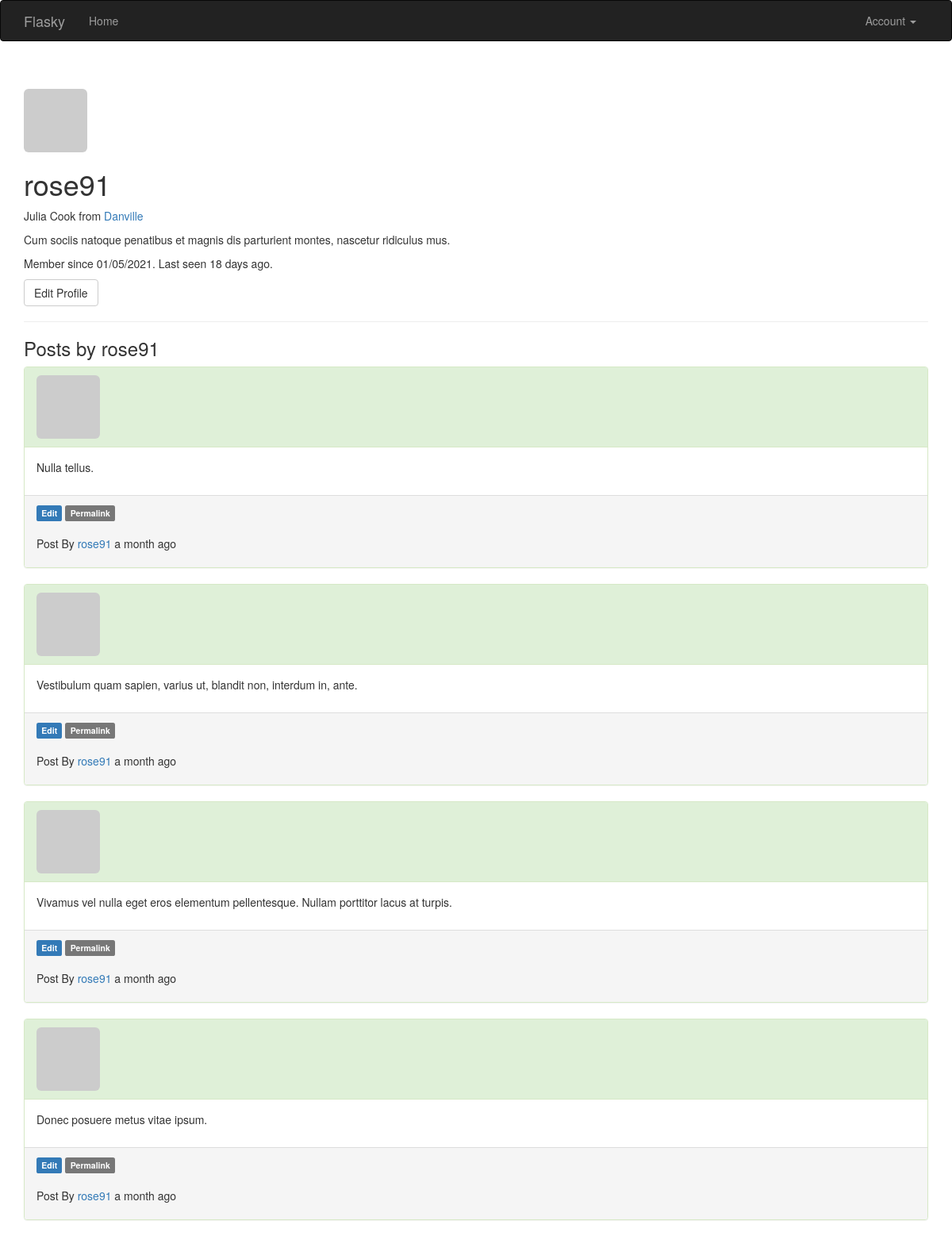
/user/rose91 (signed in), run on the app's committed database.
### app/models.py (models this page shows, shortened)
class User(UserMixin, db.Model):
    __tablename__ = 'users'
    id = db.Column(db.Integer, primary_key=True)
    email = db.Column(db.String(64), unique=True, index=True)
    username = db.Column(db.String(64), unique=True, index=True)
    role_id = db.Column(db.Integer, db.ForeignKey('roles.id'))
    password_hash = db.Column(db.String(128))
    confirmed = db.Column(db.Boolean, default=False)
    posts = db.relationship('Post', backref='author', lazy='dynamic')
    name = db.Column(db.String(64))
    location = db.Column(db.String(64))
    about_me = db.Column(db.Text())
    member_since = db.Column(db.DateTime(), default=datetime.utcnow)
    last_seen = db.Column(db.DateTime(), default=datetime.utcnow)
    avatar_hash = db.Column(db.String(32))
    @property
    def password(self):
        raise AttributeError('password is not a readable attribute')
    def can(self, perm):
        return self.role is not None and self.role.has_permission(perm)
    def is_administrator(self):
        return self.can(Permission.ADMIN)
    def ping(self):
        self.last_seen = datetime.utcnow()
        db.session.add(self)
        db.session.commit()
    def gravatar_hash(self):
        return hashlib.md5(self.email.lower().encode('utf-8')).hexdigest()
    def gravatar(self, size=100, default='identicon', rating='g'):
        url = 'https://secure.gravatar.com/avatar'
        if self.avatar_hash is None:
            imghash = self.gravatar_hash()
        else:
            imghash = self.avatar_hash
            self.avatar_hash = imghash
            db.session.add(self)
            db.session.commit()
        return '{url}/{hash}?s={size}&d={default}&r={rating}'.format(
            url=url, hash=imghash, size=size, default=default, rating=rating)

class Post(db.Model):
    __tablename__ = 'posts'
    id = db.Column(db.Integer, primary_key=True)
    body = db.Column(db.Text)
    body_html = db.Column(db.Text)
    timestamp = db.Column(db.DateTime, index=True, default=datetime.utcnow())
    author_id = db.Column(db.Integer, db.ForeignKey('users.id'))

### app/main/views.py (the view)
@main.route('/user/<username>')
def user(username):
    user = User.query.filter_by(username=username).first()
    if user is None:
        abort(404)
    posts = user.posts.order_by(Post.timestamp.desc()).all()
    return render_template('user.html', user=user, posts=posts)

### app/auth/views.py (called while the page is built)
@auth.before_app_request
def before_request():
    if current_user.is_authenticated:
        current_user.ping()
        if not current_user.confirmed \
                and request.endpoint \
                and request.blueprint != 'auth' \
                and request.endpoint != 'static':
            return redirect(url_for('auth.unconfirmed'))

### app/main/__init__.py (called while the page is built)
@main.app_context_processor
def inject_permissions():  # 能让变量在所有模板中全局可访问
    return dict(Permission=Permission,
                current_time=datetime.utcnow())

### app/models.py (called while the page is built)
@login_manager.user_loader
def load_user(user_id):
    return User.query.get(int(user_id))

    def has_permission(self, perm):
        return self.permissions & perm == perm

### app/templates/user.html (shortened to what this page needs)
{% extends "base.html" %}
{% block page_content %}
<div class="page-header">
    <img class="img-rounded profile-thumbnail" src="{{ user.gravatar(size=256) }}">
    <h1>{{ user.username }}</h1>
        {% if user.name or user.location %}
    <p>
        {% if user.name %}{{ user.name }}{% endif %}
        {% if user.location %}
            from <a href="http://maps.google.com/?q={{ user.location }}">{{ user.location }}</a>
        {% endif %}
    </p>
    {% endif %}
    {% if user.about_me %}<p>{{ user.about_me }}</p>{% endif %}
    <p>Member since {{ moment(user.member_since).format('L') }}. Last seen {{ moment(user.last_seen).fromNow() }}.</p>
    <p>
        {% if user == current_user %}
        <a class="btn btn-default" href="{{ url_for('.edit_profile') }}">Edit Profile</a>
        {% endif %}
    </p>
</div>
    <h3>Posts by {{ user.username }}</h3>
    {% include '_posts.html' %}
{% endblock %}

### app/templates/base.html (shortened to what this page needs)
{% extends "bootstrap/base.html" %}
{% block head %}
{{ super() }}
{% endblock %}
{% block navbar %}
<div class="navbar navbar-inverse" role="navigation">
    <div class="container">
        <div class="navbar-header">
            <a class="navbar-brand" href="{{ url_for('main.index') }}">Flasky</a>
        </div>
        <div class="navbar-collapse collapse">
            <ul class="nav navbar-nav">
                <li><a href="{{ url_for('main.index') }}">Home</a></li>
            </ul>
            <ul class="nav navbar-nav navbar-right">
                {% if current_user.is_authenticated %}
                <li class="dropdown">
                    <a href="#" class="dropdown-toggle" data-toggle="dropdown">Account <b class="caret"></b></a>
                </li>
                {% else %}
                <li><a href="{{ url_for('auth.login') }}">Log In</a></li>
                {% endif %}
            </ul>
        </div>
    </div>
</div>
{% endblock %}
{% block content %}
    <div class="container">
        {% block page_content %}{% endblock %}
    </div>
{% endblock %}

### app/templates/_posts.html
<div class="posts">
    {% for post in posts %}
    <div class="post">
    <div class="panel panel-success">
        <div class="panel-heading">
            <a href="{{ url_for('.user', username=post.author.username) }}">
                <img class="img-rounded" src="{{ post.author.gravatar(size=50) }}">
            </a>
        </div>
        <div class="panel-body">
            <div class="post-body">
                {% if post.body_html %}
                    {{ post.body_html | safe }}
                {% else %}
                    {{ post.body }}
                {% endif %}
            </div>
        </div>
        <div class="panel-footer">
            {% if current_user == post.author %}
            <a href="{{ url_for('.edit', id=post.id) }}">
                <span class="label label-primary">Edit</span>
            </a>
            {% elif current_user.is_administrator() %}
            <a href="{{ url_for('.edit', id=post.id) }}">
                <span class="label label-danger">Edit [Admin]</span>
            </a>
            {% endif %}
            <a href="{{ url_for('.post', id=post.id) }}">
                <p class="label label-default">Permalink</p>
            </a>
            <br><br>
            <p>Post By
                <span><a href="{{ url_for('.user', username=post.author.username) }}">{{ post.author.username }}</a></span>
                {{ moment(post.timestamp).fromNow() }}
            </p>
        </div>
    </div>
    </div>
    {% endfor %}
</div>

### data on the page
User: username "rose91", name "Julia Cook", location "Danville", about_me "Cum sociis natoque penatibus et magnis dis parturient montes, nascetur ridiculus mus.", member_since "01/05/2021", last_seen "18 days ago"
Post: body_html "Nulla tellus.", author.username "rose91", timestamp "a month ago"
Post: body_html "Vestibulum quam sapien, varius ut, blandit non, interdum in, ante.", author.username "rose91", timestamp "a month ago"
Post: body_html "Vivamus vel nulla eget eros elementum pellentesque. Nullam porttitor lacus at turpis.", author.username "rose91", timestamp "a month ago"
Post: body_html "Donec posuere metus vitae ipsum.", author.username "rose91", timestamp "a month ago"
